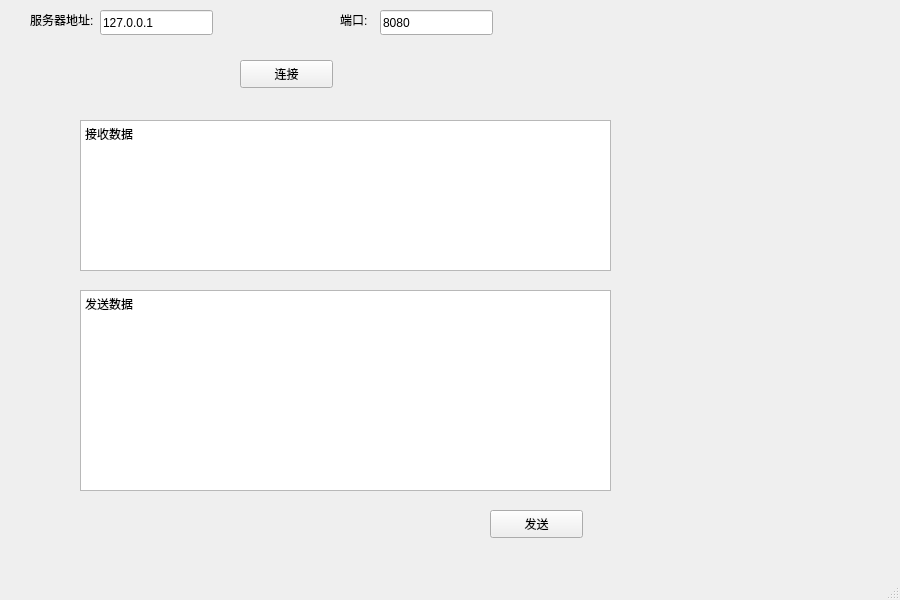
<?xml version="1.0" encoding="UTF-8"?>
<ui version="4.0">
 <class>MainWindow</class>
 <widget class="QMainWindow" name="MainWindow">
  <property name="geometry">
   <rect>
    <x>0</x>
    <y>0</y>
    <width>900</width>
    <height>600</height>
   </rect>
  </property>
  <property name="windowTitle">
   <string>MainWindow</string>
  </property>
  <widget class="QWidget" name="centralwidget">
   <widget class="QLabel" name="label">
    <property name="geometry">
     <rect>
      <x>340</x>
      <y>10</y>
      <width>69</width>
      <height>19</height>
     </rect>
    </property>
    <property name="text">
     <string>端口:</string>
    </property>
   </widget>
   <widget class="QLabel" name="label_2">
    <property name="geometry">
     <rect>
      <x>30</x>
      <y>10</y>
      <width>69</width>
      <height>19</height>
     </rect>
    </property>
    <property name="text">
     <string>服务器地址:</string>
    </property>
   </widget>
   <widget class="QLineEdit" name="lineEditHost">
    <property name="geometry">
     <rect>
      <x>100</x>
      <y>10</y>
      <width>113</width>
      <height>25</height>
     </rect>
    </property>
    <property name="text">
     <string>127.0.0.1</string>
    </property>
   </widget>
   <widget class="QLineEdit" name="lineEditPort">
    <property name="geometry">
     <rect>
      <x>380</x>
      <y>10</y>
      <width>113</width>
      <height>25</height>
     </rect>
    </property>
    <property name="text">
     <string>8080</string>
    </property>
   </widget>
   <widget class="QPushButton" name="btnConnect">
    <property name="geometry">
     <rect>
      <x>240</x>
      <y>60</y>
      <width>93</width>
      <height>28</height>
     </rect>
    </property>
    <property name="text">
     <string>连接</string>
    </property>
   </widget>
   <widget class="QPlainTextEdit" name="textReceive">
    <property name="geometry">
     <rect>
      <x>80</x>
      <y>120</y>
      <width>531</width>
      <height>151</height>
     </rect>
    </property>
    <property name="readOnly">
     <bool>true</bool>
    </property>
    <property name="plainText">
     <string>接收数据</string>
    </property>
   </widget>
   <widget class="QPlainTextEdit" name="textSend">
    <property name="geometry">
     <rect>
      <x>80</x>
      <y>290</y>
      <width>531</width>
      <height>201</height>
     </rect>
    </property>
    <property name="plainText">
     <string>发送数据</string>
    </property>
   </widget>
   <widget class="QPushButton" name="btnConnect_2">
    <property name="geometry">
     <rect>
      <x>490</x>
      <y>510</y>
      <width>93</width>
      <height>28</height>
     </rect>
    </property>
    <property name="text">
     <string>发送</string>
    </property>
   </widget>
  </widget>
  <widget class="QMenuBar" name="menubar">
   <property name="geometry">
    <rect>
     <x>0</x>
     <y>0</y>
     <width>900</width>
     <height>21</height>
    </rect>
   </property>
  </widget>
  <widget class="QStatusBar" name="statusbar"/>
 </widget>
 <resources/>
 <connections/>
</ui>
